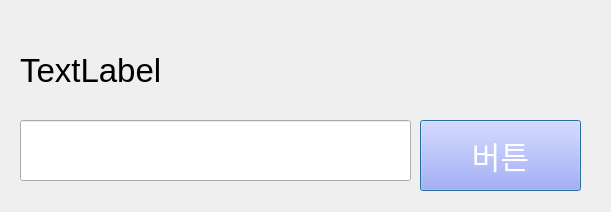
<?xml version="1.0" encoding="UTF-8"?>
<ui version="4.0">
 <class>Dialog</class>
 <widget class="QDialog" name="Dialog">
  <property name="geometry">
   <rect>
    <x>0</x>
    <y>0</y>
    <width>611</width>
    <height>212</height>
   </rect>
  </property>
  <property name="windowTitle">
   <string>Dialog</string>
  </property>
  <widget class="QLineEdit" name="textinput">
   <property name="geometry">
    <rect>
     <x>20</x>
     <y>120</y>
     <width>391</width>
     <height>61</height>
    </rect>
   </property>
   <property name="font">
    <font>
     <pointsize>23</pointsize>
    </font>
   </property>
  </widget>
  <widget class="QPushButton" name="button">
   <property name="geometry">
    <rect>
     <x>420</x>
     <y>120</y>
     <width>161</width>
     <height>71</height>
    </rect>
   </property>
   <property name="font">
    <font>
     <pointsize>23</pointsize>
    </font>
   </property>
   <property name="styleSheet">
    <string notr="true">background-color: rgb(149, 154, 255);
color: rgb(255, 255, 255);</string>
   </property>
   <property name="text">
    <string>버튼</string>
   </property>
  </widget>
  <widget class="QLabel" name="label">
   <property name="geometry">
    <rect>
     <x>20</x>
     <y>30</y>
     <width>551</width>
     <height>81</height>
    </rect>
   </property>
   <property name="font">
    <font>
     <pointsize>25</pointsize>
    </font>
   </property>
   <property name="text">
    <string>TextLabel</string>
   </property>
  </widget>
 </widget>
 <resources/>
 <connections/>
</ui>
